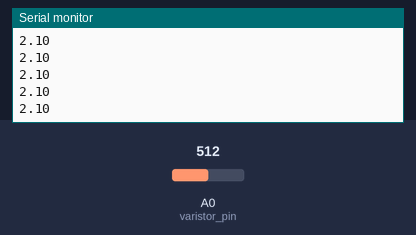
The sketch below on a simulated Arduino Uno, built with avr-gcc and run on an emulated ATmega328P. Parts: the last lines printed to the serial monitor. The test bench sets the inputs (shaded band); at power-on: A0 (varistor_pin) = 512.

Above: at 1.2 s.
1.3 s: A0 (varistor_pin) set to 716
At 1.8 s:
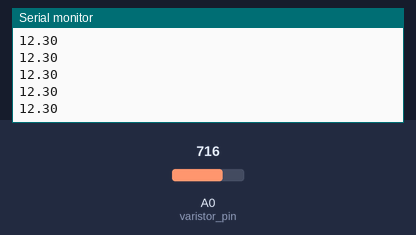
2.8 s: A0 (varistor_pin) set to 900
At 3.8 s:
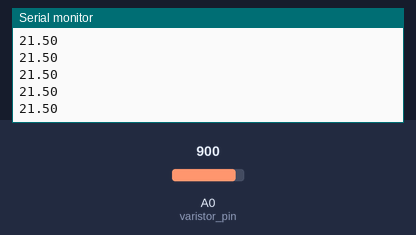
Timing chart, 0 to 5.8 s (numbered marks = the images above; inputs shaded):
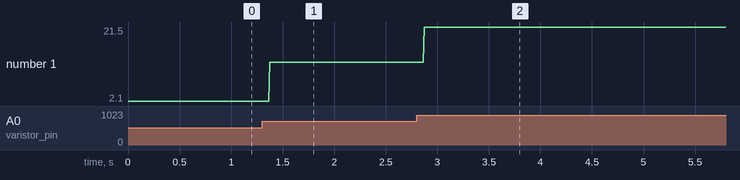

The sketch:

test_varistor.ino
```cpp
int varistor_pin = A0;
double angle = 0;
double curr2ang_rate = 20;

void setup() {
  // put your setup code here, to run once:
  // Set the pin mode
  pinMode(varistor_pin, INPUT);
  Serial.begin(9600); // Baud rate
}

void loop() {
  // put your main code here, to run repeatedly:
  double raw_data = analogRead(varistor_pin);
  angle = (raw_data + 42 - 512) / curr2ang_rate;
//  if (550 < raw_data && raw_data < 651) {
//    angle = 0;
//  } else if (450 < raw_data && raw_data < 551) {
//    angle = -1;
//  } else if (350 < raw_data && raw_data < 451) {
//    angle = -2;
//  } else if (raw_data < 351) {
//    angle = -3;
//  } else if (650 < raw_data && raw_data < 751) {
//    angle = 1;
//  } else if (750 < raw_data && raw_data < 851) {
//    angle = 2;
//  } else if (850 < raw_data) {
//    angle = 3;
//  }
//  Serial.println(raw_data);
  Serial.println(angle);
}
```

Measured:
- after the input at 1.3 s, the serial monitor: prints a new line after 0.07 s (image 1)
- after the input at 2.8 s, the serial monitor: prints a new line after 0.07 s (image 2)
- plotted number 1: 2.1 → 12.3 after the input at 1.3 s, 12.3 → 21 after the input at 2.8 s
